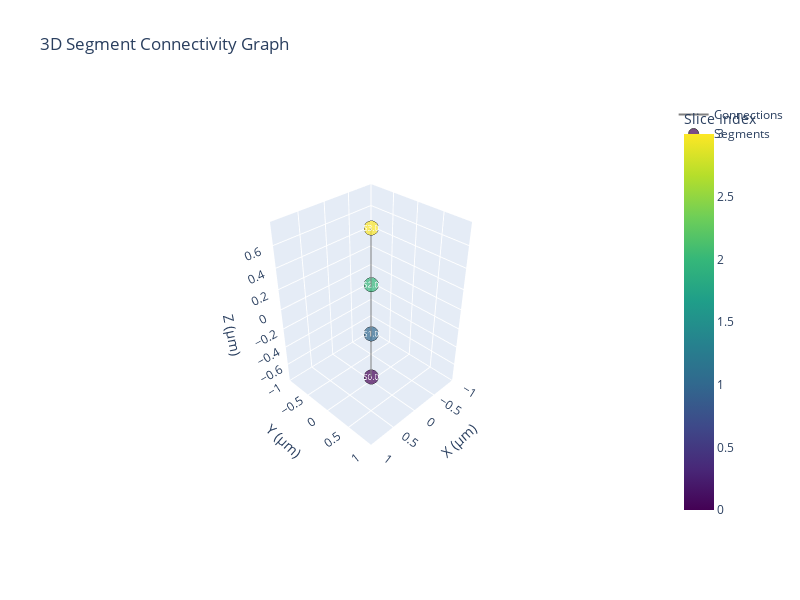

Source (notebook cell):
### Code cell
# Visualize connectivity in 3D space
try:
    segmenter.visualize_connectivity_graph_3d(backend="plotly")
except Exception as e:
    print(f"3D visualization not available: {e}")
    print("You can install plotly for 3D visualization: pip install plotly")

### Figure 1 — Plotly figure (JSON) as saved in the notebook; plotly's stock layout.template omitted (floating-point values rounded to 4 significant figures)
{"data": [{"hoverinfo": "none", "line": {"color": "gray", "width": 2}, "mode": "lines", "name": "Connections", "type": "scatter3d", "x": [-2.811e-17, -2.811e-17, null, -2.811e-17, -2.811e-17, null, -2.811e-17, -2.811e-17, null], "y": [-8.166e-17, -8.166e-17, null, -8.166e-17, -8.166e-17, null, -8.166e-17, -8.166e-17, null], "z": [-0.75, -0.25, null, -0.25, 0.25, null, 0.25, 0.75, null]}, {"customdata": [1.561, 1.561, 1.561, 1.561], "hovertemplate": "<b>%{text}</b><br>X: %{x:.2f}<br>Y: %{y:.2f}<br>Z: %{z:.2f}<br>Volume: %{customdata:.4f}<extra></extra>", "marker": {"color": [0, 1, 2, 3], "colorbar": {"title": {"text": "Slice Index"}}, "colorscale": [[0, "#440154"], [0.1111, "#482878"], [0.2222, "#3e4989"], [0.3333, "#31688e"], [0.4444, "#26828e"], [0.5556, "#1f9e89"], [0.6667, "#35b779"], [0.7778, "#6ece58"], [0.8889, "#b5de2b"], [1, "#fde725"]], "line": {"color": "black", "width": 1}, "showscale": true, "size": [10, 10, 10, 10]}, "mode": "markers+text", "name": "Segments", "text": ["S0.0", "S1.0", "S2.0", "S3.0"], "textfont": {"color": "white", "size": 8}, "textposition": "middle center", "type": "scatter3d", "x": [-2.811e-17, -2.811e-17, -2.811e-17, -2.811e-17], "y": [-8.166e-17, -8.166e-17, -8.166e-17, -8.166e-17], "z": [-0.75, -0.25, 0.25, 0.75]}], "layout": {"height": 600, "scene": {"aspectmode": "data", "camera": {"eye": {"x": 2, "y": 2, "z": 2}}, "xaxis": {"title": {"text": "X (μm)"}}, "yaxis": {"title": {"text": "Y (μm)"}}, "zaxis": {"title": {"text": "Z (μm)"}}}, "showlegend": true, "title": {"text": "3D Segment Connectivity Graph"}, "width": 800}}
